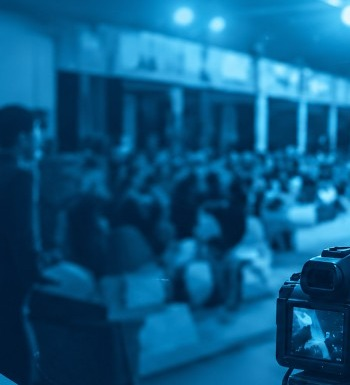
#> input picture admin-web/src/assets/login-hero-photo.jpg, 350 x 385 px
$ python -i opencv_quality.py   (imports and definitions only)   (older library calls are emulated)
#> lines starting #> are read from the running program, lines starting #| are printed output that depends on the picture; after the words box and inside, x2 and y2 are one past the last pixel; in counts of white or black regions, pixels touching at a corner belong together
#> further down, picture is the input picture: shape (385, 350, 3); mean B, G, R 133, 89.5, 12.7
"""OpenCV technical quality metrics for online media evaluation."""

from __future__ import annotations

from typing import Any

import numpy as np

try:
    import cv2
except ImportError:  # pragma: no cover
    cv2 = None  # type: ignore


def opencv_available() -> bool:
    return cv2 is not None


def decode_image(content: bytes) -> np.ndarray | None:
    if cv2 is None or not content:
        return None
    arr = np.frombuffer(content, dtype=np.uint8)
    bgr = cv2.imdecode(arr, cv2.IMREAD_COLOR)
    return bgr


def analyze_image_bytes(content: bytes) -> dict[str, Any] | None:
    bgr = decode_image(content)
    if bgr is None:
        return None
    return analyze_bgr(bgr)


def analyze_bgr(bgr: np.ndarray) -> dict[str, Any]:
    gray = cv2.cvtColor(bgr, cv2.COLOR_BGR2GRAY)
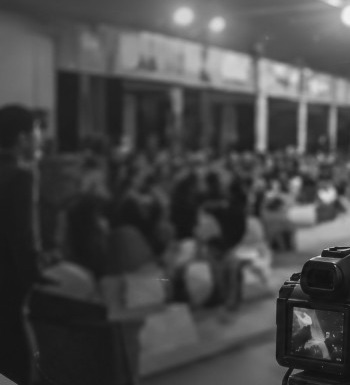
#> gray: shape (385, 350); min 15, max 242, mean 71.5
    h, w = gray.shape[:2]
#> h = 385; w = 350

    lap_var = float(cv2.Laplacian(gray, cv2.CV_64F).var())
#> lap_var = 73.79
    sharpness = _normalize(lap_var, scale=420.0)
#> sharpness = 0.176
    blur = 1.0 - sharpness
#> blur = 0.824

    blurred = cv2.GaussianBlur(gray, (5, 5), 0)
    residual = cv2.absdiff(gray, blurred)
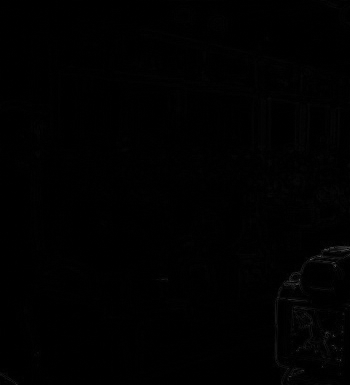
#> residual: shape (385, 350); min 0, max 82, mean 1
    noise = _normalize(float(np.std(residual)), scale=36.0)
#> noise = 0.0672

    brightness = float(np.mean(gray) / 255.0)
#> brightness = 0.28
    contrast = _normalize(float(np.std(gray)), scale=72.0)
#> contrast = 0.591

    blocking = _blocking_artifacts(gray)
    ringing = _ringing_artifacts(gray)

    return {
        "sharpness": sharpness,
        "blur": blur,
        "noise": noise,
        "brightness": brightness,
        "contrast": contrast,
        "blocking_artifacts": blocking,
        "ringing_artifacts": ringing,
        "width": int(w),
        "height": int(h),
    }


def _normalize(value: float, *, scale: float) -> float:
    if scale <= 0:
        return 0.0
    return max(0.0, min(1.0, value / scale))


def _blocking_artifacts(gray: np.ndarray) -> float:
    h, w = gray.shape
#> h = 385; w = 350
    block = 8
    if h < block * 2 or w < block * 2:
        return 0.1

    flat_blocks = 0
    total_blocks = 0
    for y in range(0, h - block, block):
        for x in range(0, w - block, block):
            patch = gray[y : y + block, x : x + block].astype(np.float32)
            if patch.size == 0:
                continue
            variance = float(np.var(patch))
            if variance < 8.0:
                flat_blocks += 1
            total_blocks += 1
#> after the loop, flat_blocks = 633; total_blocks = 2064
#> in analyze_bgr, `blocking = _blocking_artifacts(gray)`: blocking = 0.307
    if total_blocks == 0:
        return 0.1
    return flat_blocks / total_blocks


def _ringing_artifacts(gray: np.ndarray) -> float:
    h, w = gray.shape
#> h = 385; w = 350
    if h < 16 or w < 16:
        return 0.08

    edges = cv2.Canny(gray, 80, 160)
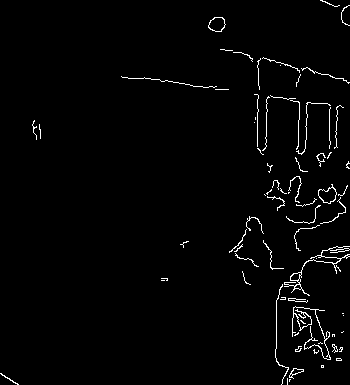
#> edges: shape (385, 350); 1.9% white in thin lines or dots
    oscillations = 0
    edge_pixels = 0
    step_y = max(1, h // 24)
#> step_y = 16
    for y in range(0, h, step_y):
        row = gray[y, :]
        edge_row = edges[y, :] > 0
        if not np.any(edge_row):
            continue
        diffs = np.diff(row.astype(np.float32))
        signs = np.sign(diffs)
        for i in range(1, len(signs)):
            if edge_row[i] and signs[i] != 0 and signs[i - 1] != 0 and signs[i] != signs[i - 1]:
                oscillations += 1
        edge_pixels += int(np.sum(edge_row))
#> this loop made 25 passes
#> edge_pixels on passes 1, 2, 5, 6, 7, 8, 9, 10, 11, 12, 13, 14: 3, 4, 9, 19, 23, 29, 38, 44, 48, 52, 62, 65
#> after the loop, edge_pixels = 131; oscillations = 13
    if edge_pixels == 0:
        return 0.08
    return max(0.0, min(1.0, oscillations / edge_pixels))

>>> import cv2
>>> picture = cv2.imread('../../../admin-web/src/assets/login-hero-photo.jpg')
>>> result = analyze_bgr(picture)
#> in analyze_bgr, `ringing = _ringing_artifacts(gray)`: ringing = 0.0992
#> result = 9 items

$ run again, on admin-web/src/assets/login-camera-bg.png
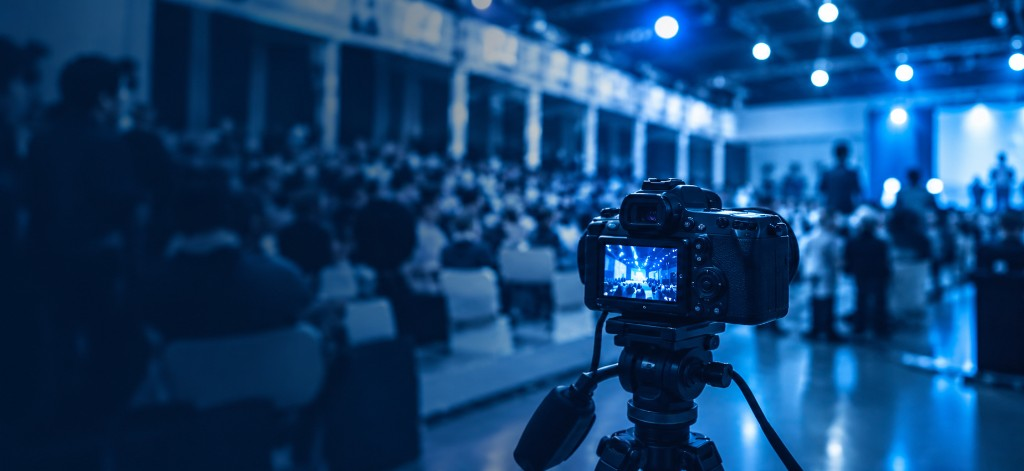
#> input picture admin-web/src/assets/login-camera-bg.png, 1024 x 471 px
#> picture is the input picture: shape (471, 1024, 3); mean B, G, R 111, 65, 19.6
#> in analyze_bgr, `gray = cv2.cvtColor(bgr, cv2.COLOR_BGR2GRAY)`:
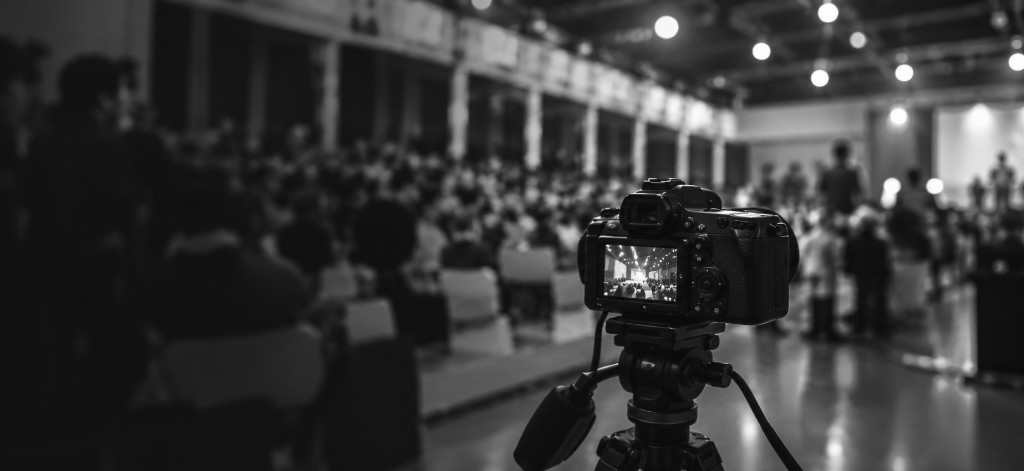
#> gray: shape (471, 1024); min 2, max 255, mean 56.7
#> lap_var = 159.2
#> sharpness = 0.379
#> blur = 0.621
#> noise = 0.1
#> brightness = 0.222
#> contrast = 0.664
#> after the loop in _blocking_artifacts, `for y in range(0, h - block, block):`: flat_blocks = 3128; total_blocks = 7366
#> blocking = 0.425
#> in _ringing_artifacts, `edges = cv2.Canny(gray, 80, 160)`:
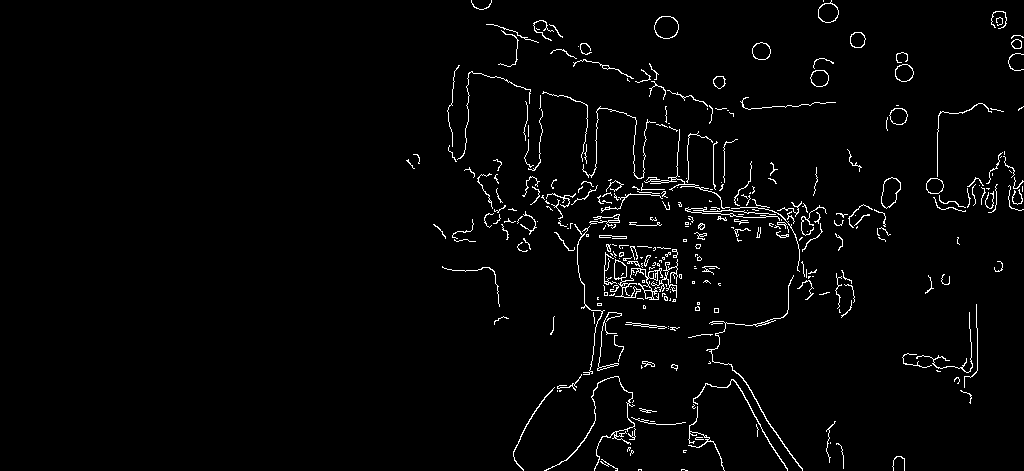
#> edges: shape (471, 1024); 2.3% white in thin lines or dots, all inside (x1, y1, x2, y2) = (406, 0, 1024, 471)
#> the loop in _ringing_artifacts, `for y in range(0, h, step_y):` made 25 passes
#> edge_pixels on passes 1 to 8: 4, 15, 31, 41, 68, 88, 101, 114
#> after the loop in _ringing_artifacts, `for y in range(0, h, step_y):`: edge_pixels = 601; oscillations = 67
#> ringing = 0.111
#> result = 9 items
